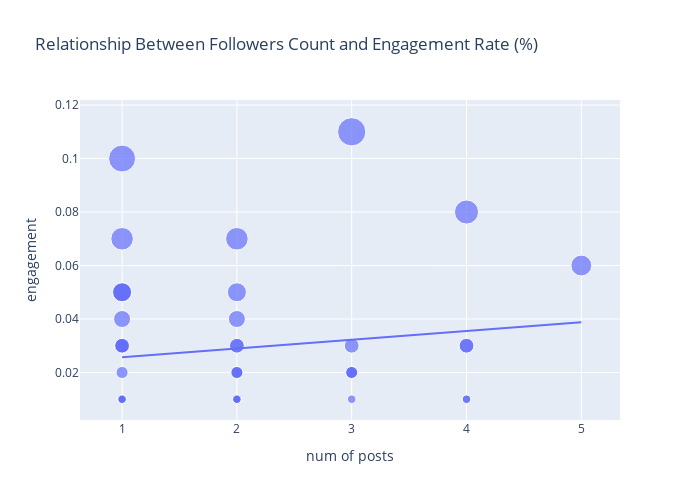

Write notebook code for a chart like this one.
### Markdown cell above
### 1.6 Can we hit target engagement by simply publishing more posts?

### Code cell
figure = px.scatter(data_frame = engagement_df, 
                    x="num of posts",
                    y="engagement", 
                    size="engagement", 
                    trendline="ols", 
                    title = "Relationship Between Followers Count and Engagement Rate (%)",
                    width=700, height=500)
figure.show()

### Figure 1 — Plotly figure (JSON) as saved in the notebook; plotly's stock layout.template omitted (floating-point values rounded to 4 significant figures)
{"data": [{"hovertemplate": "num of posts=%{x}<br>engagement=%{marker.size}<extra></extra>", "legendgroup": "", "marker": {"color": "#636efa", "size": [0.01, 0.01, 0.02, 0.01, 0.04, 0.03, 0.03, 0.01, 0.01, 0.05, 0.03, 0.02, 0.03, 0.01, 0.03, 0.01, 0.05, 0.1, 0.02, 0.03, 0.03, 0.01, 0.01, 0.02, 0.03, 0.01, 0.08, 0.01, 0.01, 0.05, 0.01, 0.01, 0.01, 0.01, 0.07, 0.05, 0.01, 0.04, 0.06, 0.07, 0.01, 0.01, 0.11, 0.01, 0.02, 0.02, 0.03, 0.02], "sizemode": "area", "sizeref": 0.000275, "symbol": "circle"}, "mode": "markers", "name": "", "orientation": "v", "showlegend": false, "type": "scatter", "x": [1, 1, 1, 2, 1, 1, 2, 1, 1, 1, 1, 3, 1, 2, 2, 1, 1, 1, 2, 4, 3, 1, 1, 3, 4, 2, 4, 1, 2, 1, 2, 3, 4, 1, 1, 2, 1, 2, 5, 2, 2, 1, 3, 4, 2, 3, 1, 2], "xaxis": "x", "y": [0.01, 0.01, 0.02, 0.01, 0.04, 0.03, 0.03, 0.01, 0.01, 0.05, 0.03, 0.02, 0.03, 0.01, 0.03, 0.01, 0.05, 0.1, 0.02, 0.03, 0.03, 0.01, 0.01, 0.02, 0.03, 0.01, 0.08, 0.01, 0.01, 0.05, 0.01, 0.01, 0.01, 0.01, 0.07, 0.05, 0.01, 0.04, 0.06, 0.07, 0.01, 0.01, 0.11, 0.01, 0.02, 0.02, 0.03, 0.02], "yaxis": "y"}, {"hovertemplate": "<b>OLS trendline</b><br>engagement = 0.00327833 * num of posts + 0.0223982<br>R<sup>2</sup>=0.021557<br><br>num of posts=%{x}<br>engagement=%{y} <b>(trend)</b><extra></extra>", "legendgroup": "", "marker": {"color": "#636efa", "symbol": "circle"}, "mode": "lines", "name": "", "showlegend": false, "type": "scatter", "x": [1, 1, 1, 1, 1, 1, 1, 1, 1, 1, 1, 1, 1, 1, 1, 1, 1, 1, 1, 1, 1, 1, 2, 2, 2, 2, 2, 2, 2, 2, 2, 2, 2, 2, 2, 2, 3, 3, 3, 3, 3, 3, 4, 4, 4, 4, 4, 5], "xaxis": "x", "y": [0.02568, 0.02568, 0.02568, 0.02568, 0.02568, 0.02568, 0.02568, 0.02568, 0.02568, 0.02568, 0.02568, 0.02568, 0.02568, 0.02568, 0.02568, 0.02568, 0.02568, 0.02568, 0.02568, 0.02568, 0.02568, 0.02568, 0.02895, 0.02895, 0.02895, 0.02895, 0.02895, 0.02895, 0.02895, 0.02895, 0.02895, 0.02895, 0.02895, 0.02895, 0.02895, 0.02895, 0.03223, 0.03223, 0.03223, 0.03223, 0.03223, 0.03223, 0.03551, 0.03551, 0.03551, 0.03551, 0.03551, 0.03879], "yaxis": "y"}], "layout": {"height": 500, "legend": {"itemsizing": "constant", "tracegroupgap": 0}, "title": {"text": "Relationship Between Followers Count and Engagement Rate (%)"}, "width": 700, "xaxis": {"anchor": "y", "domain": [0, 1], "title": {"text": "num of posts"}}, "yaxis": {"anchor": "x", "domain": [0, 1], "title": {"text": "engagement"}}}}
